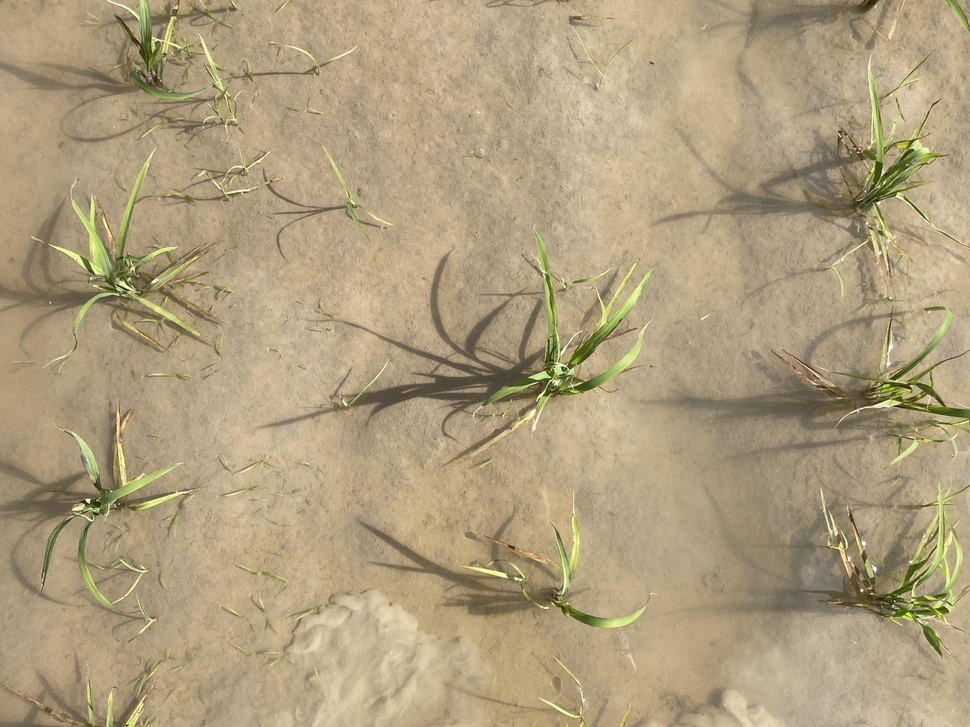
#> input picture Crop_Dataset/Data_Original/images/IMG_3638_JPG_jpg.rf.574bc7a60a974f4f97f8e132c02b3a4d.jpg, 970 x 727 px, shrunk from 4032 x 3024 before the run; its folder holds only this picture in this run
$ python HSV_Data_GreenColor_Generate.py
#> lines starting #> are read from the running program, lines starting #| are printed output that depends on the picture; after the words box and inside, x2 and y2 are one past the last pixel; in counts of white or black regions, pixels touching at a corner belong together
import cv2
import os
import numpy as np
from tqdm import tqdm

input_dir = "Data_Original/images"

output_dir_hsv = "HSV_data/images"

output_dir_mask = "HSV_data/masks"

if not os.path.exists(output_dir_hsv):
    os.makedirs(output_dir_hsv)

if not os.path.exists(output_dir_mask):
    os.makedirs(output_dir_mask)

for filename in tqdm(os.listdir(input_dir)):
    img = cv2.imread(os.path.join(input_dir, filename))
#> img is the input picture: shape (727, 970, 3); mean B, G, R 125.5, 158.6, 175

    hsv = cv2.cvtColor(img, cv2.COLOR_BGR2HSV)
#> hsv: shape (727, 970, 3); mean H, S, V 20, 73.6, 175.4

    lower_green = np.array([30, 20, 20])
    upper_green = np.array([75, 255, 255])

    mask = cv2.inRange(hsv, lower_green, upper_green)
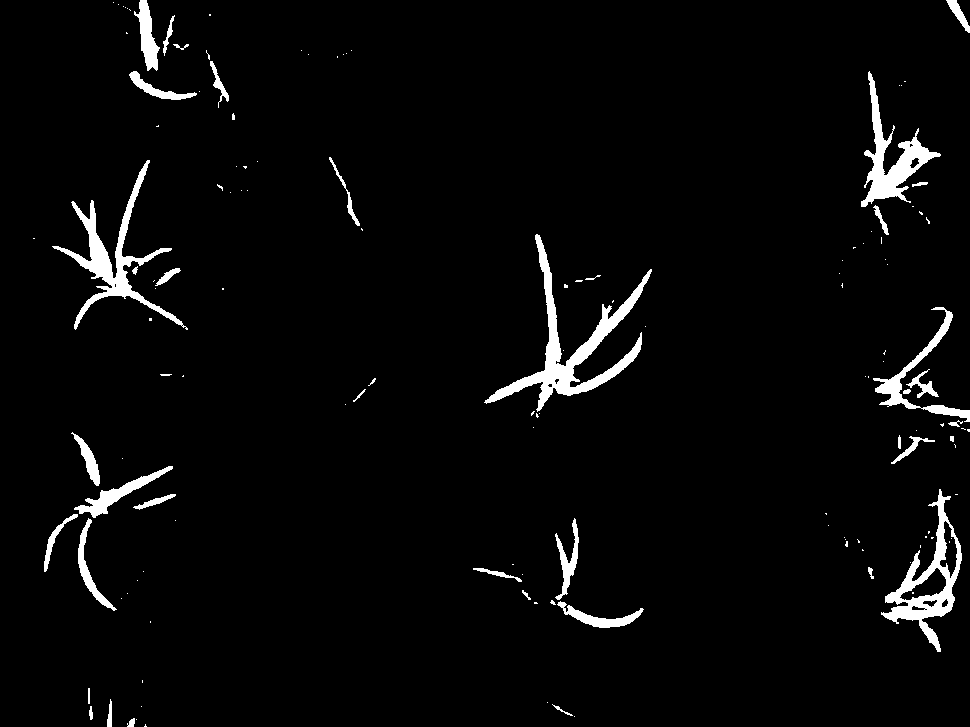
#> mask: shape (727, 970); 3.5% white; 140 white regions (99 under 20 px), largest, box (x1, y1, x2, y2) and area: (484, 234, 652, 412) 4840, (52, 160, 188, 330) 3477, (881, 489, 962, 652) 3247
    result = cv2.bitwise_and(img, img, mask=mask)
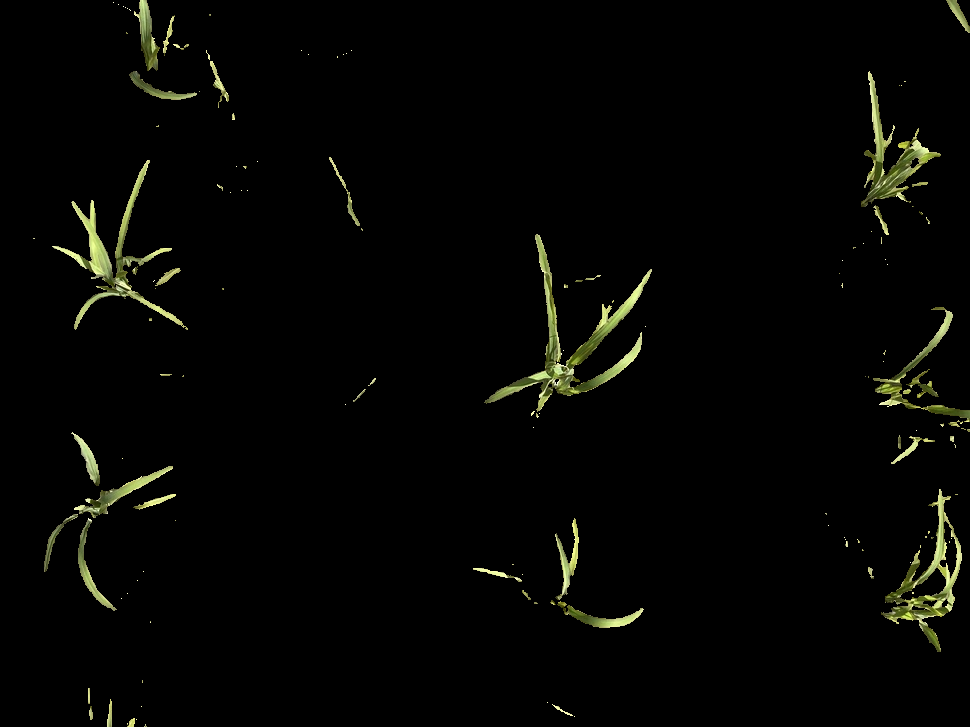
#> result: shape (727, 970, 3); mean B, G, R 3.2, 5.5, 5.1
    cv2.imwrite(os.path.join(output_dir_hsv, filename.rsplit('.',1)[0] + '.png'), result)

    mask_binary = np.zeros_like(mask)
    mask_binary[mask == 255] = 1
    cv2.imwrite(os.path.join(output_dir_mask, filename.rsplit('.',1)[0] + '.png'), mask_binary)

$ run again, on Crop_Dataset/Data_Original/images/IMG_3721_JPG_jpg.rf.973afb128d56f8dc23ef793cdf508e9b.jpg
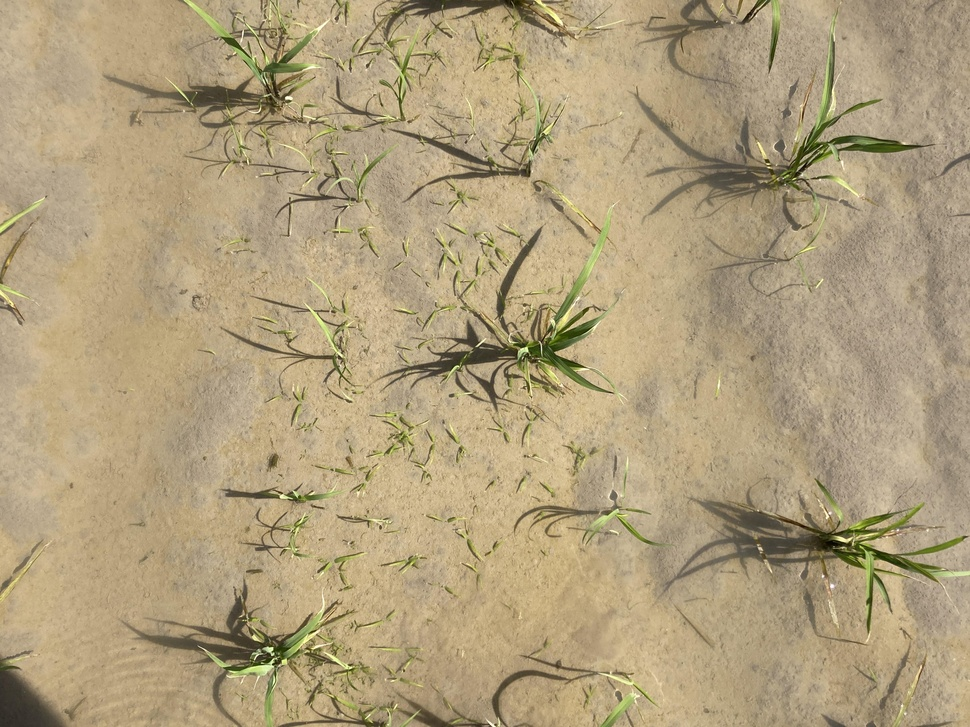
#> input picture Crop_Dataset/Data_Original/images/IMG_3721_JPG_jpg.rf.973afb128d56f8dc23ef793cdf508e9b.jpg, 970 x 727 px, shrunk from 4032 x 3024 before the run
#> img is the input picture: shape (727, 970, 3); mean B, G, R 124.7, 159.3, 176.3
#> hsv: shape (727, 970, 3); mean H, S, V 20, 76.1, 176.5
#> `mask = cv2.inRange(hsv, lower_green, upper_green)`:
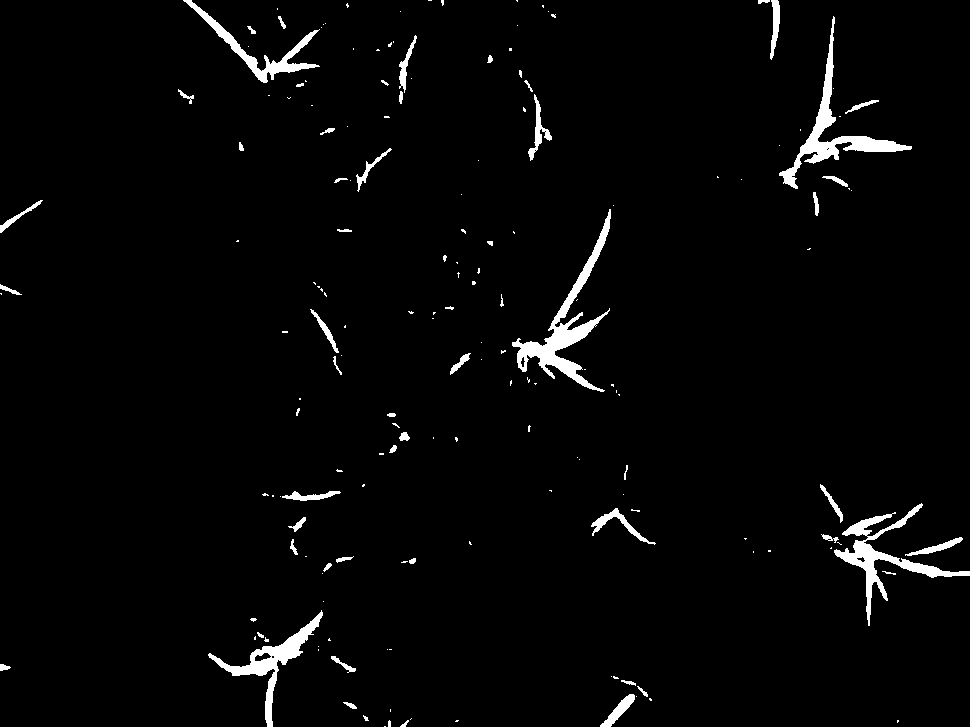
#> mask: shape (727, 970); 2.6% white; 173 white regions (117 under 20 px), largest, box (x1, y1, x2, y2) and area: (512, 209, 611, 392) 3187, (779, 16, 912, 189) 2713, (834, 503, 970, 626) 2565
#> `result = cv2.bitwise_and(img, img, mask=mask)`:
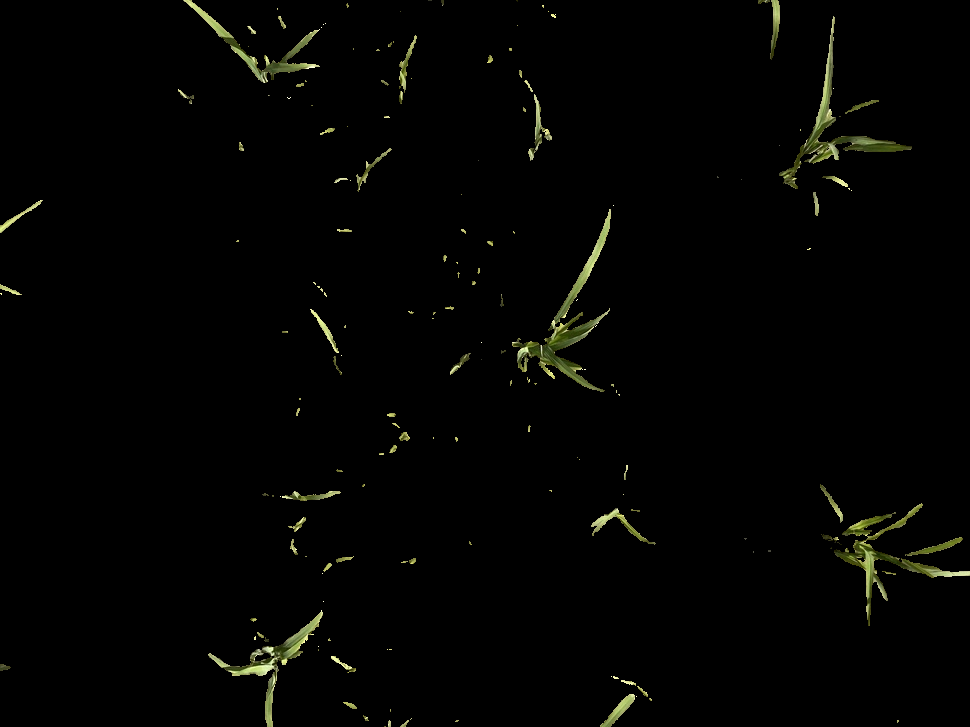
#> result: shape (727, 970, 3); mean B, G, R 1.9, 3.5, 3.3

$ run again, on Crop_Dataset/Data_Original/images/IMG_3897_JPG_jpg.rf.994becce60cc35108040c3bda07a1679.jpg
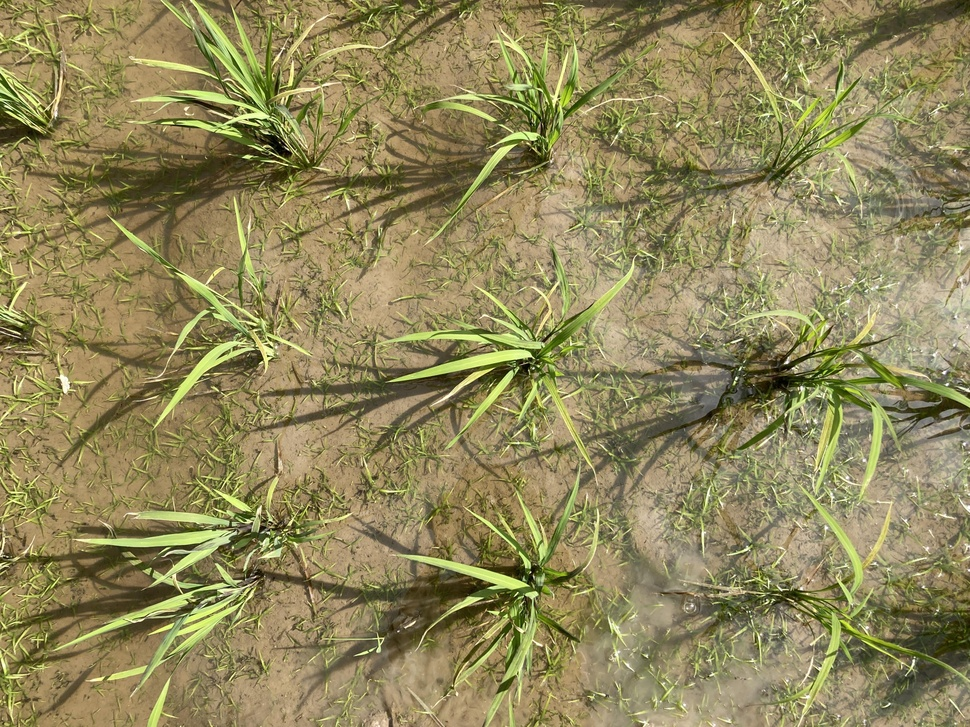
#> input picture Crop_Dataset/Data_Original/images/IMG_3897_JPG_jpg.rf.994becce60cc35108040c3bda07a1679.jpg, 970 x 727 px, shrunk from 4032 x 3024 before the run
#> img is the input picture: shape (727, 970, 3); mean B, G, R 90, 135.5, 144.4
#> hsv: shape (727, 970, 3); mean H, S, V 25, 103.6, 146.1
#> `mask = cv2.inRange(hsv, lower_green, upper_green)`:
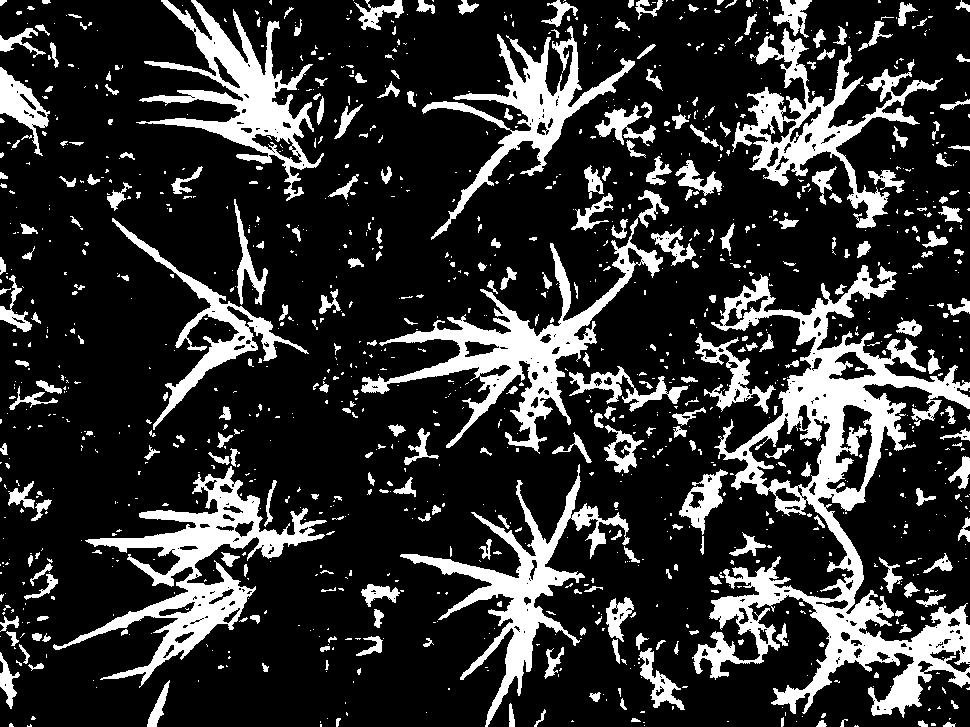
#> mask: shape (727, 970); 20% white; 1235 white regions (904 under 20 px), largest, box (x1, y1, x2, y2) and area: (692, 265, 970, 718) 32440, (53, 466, 327, 688) 12660, (361, 218, 663, 454) 11993
#> `result = cv2.bitwise_and(img, img, mask=mask)`:
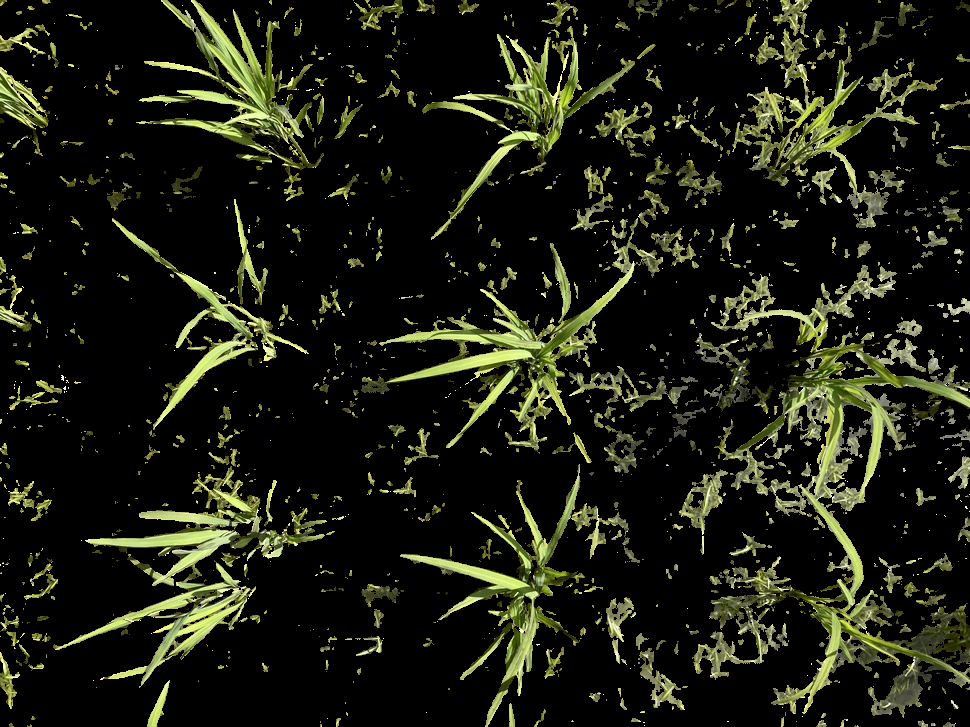
#> result: shape (727, 970, 3); mean B, G, R 17, 29.6, 27.9

$ run again, on Crop_Dataset/Data_Original/images/IMG_3917_JPG_jpg.rf.4903a90fede6b692286f34d730b66c66.jpg
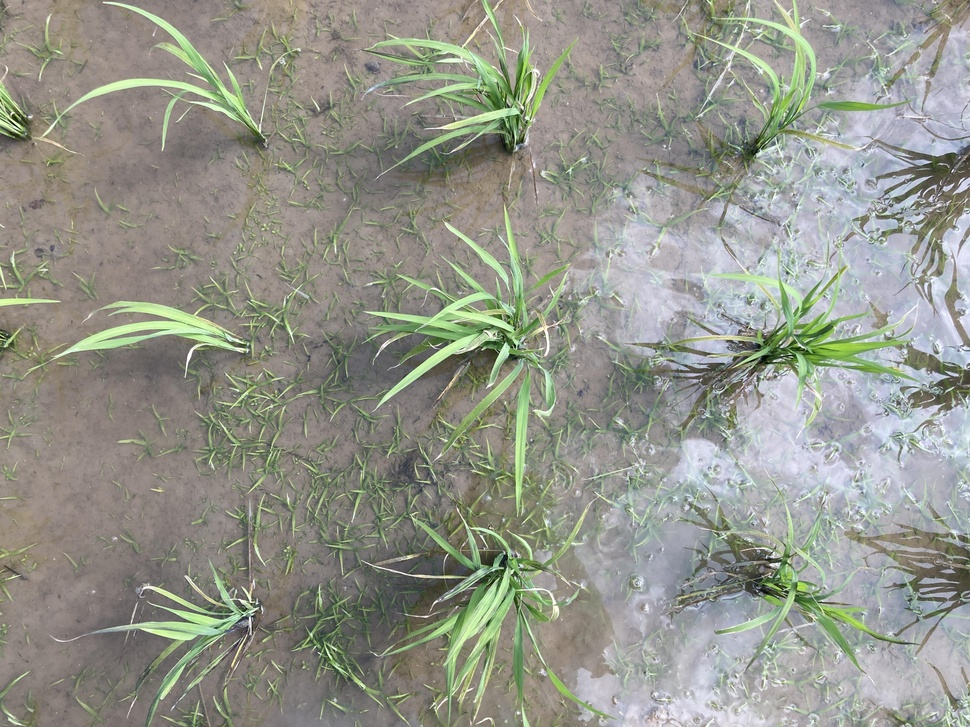
#> input picture Crop_Dataset/Data_Original/images/IMG_3917_JPG_jpg.rf.4903a90fede6b692286f34d730b66c66.jpg, 970 x 727 px, shrunk from 4032 x 3024 before the run
#> img is the input picture: shape (727, 970, 3); mean B, G, R 139.1, 149.3, 147.6
#> hsv: shape (727, 970, 3); mean H, S, V 49.8, 31.1, 154.6
#> `mask = cv2.inRange(hsv, lower_green, upper_green)`:
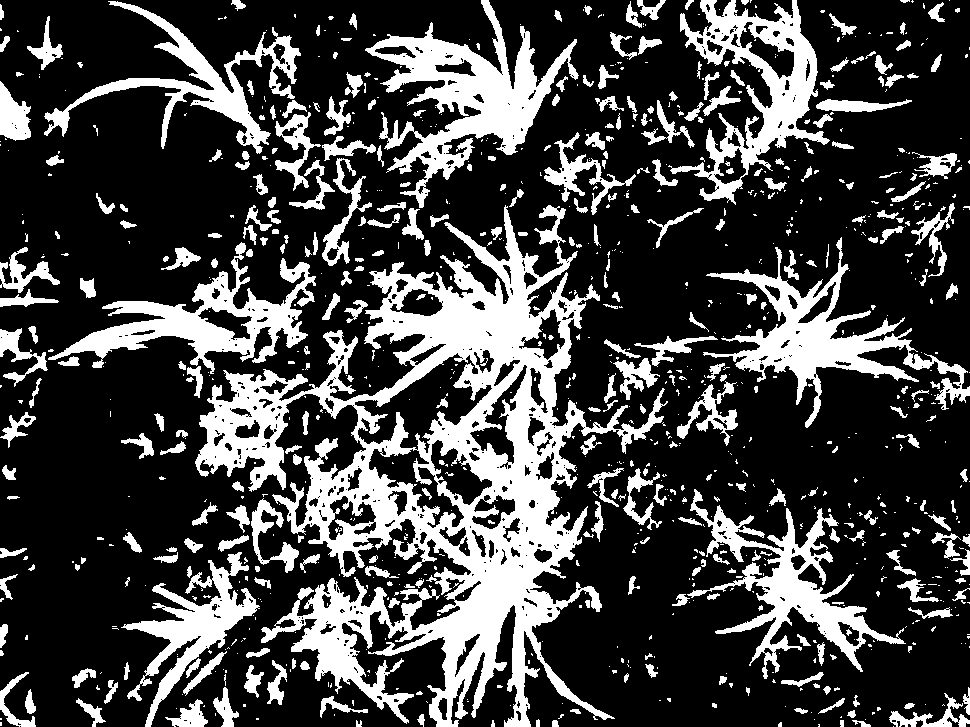
#> mask: shape (727, 970); 26.5% white; 1012 white regions (669 under 20 px), largest, box (x1, y1, x2, y2) and area: (195, 205, 668, 727) 72569, (365, 0, 579, 208) 13546, (703, 237, 970, 428) 10553
#> `result = cv2.bitwise_and(img, img, mask=mask)`:
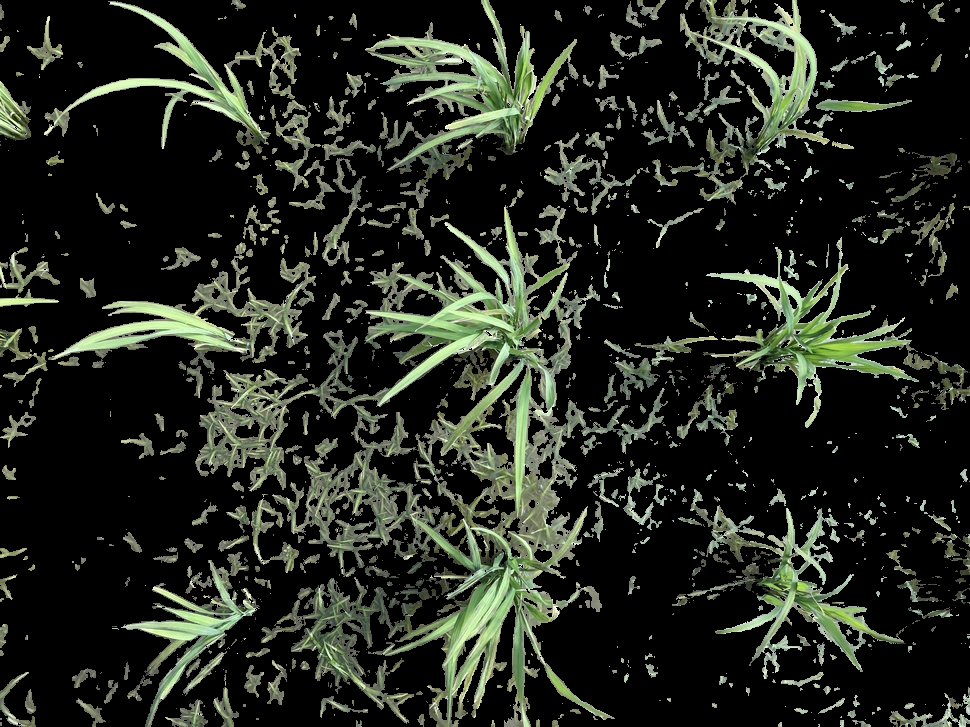
#> result: shape (727, 970, 3); mean B, G, R 31.8, 40.2, 36.1
